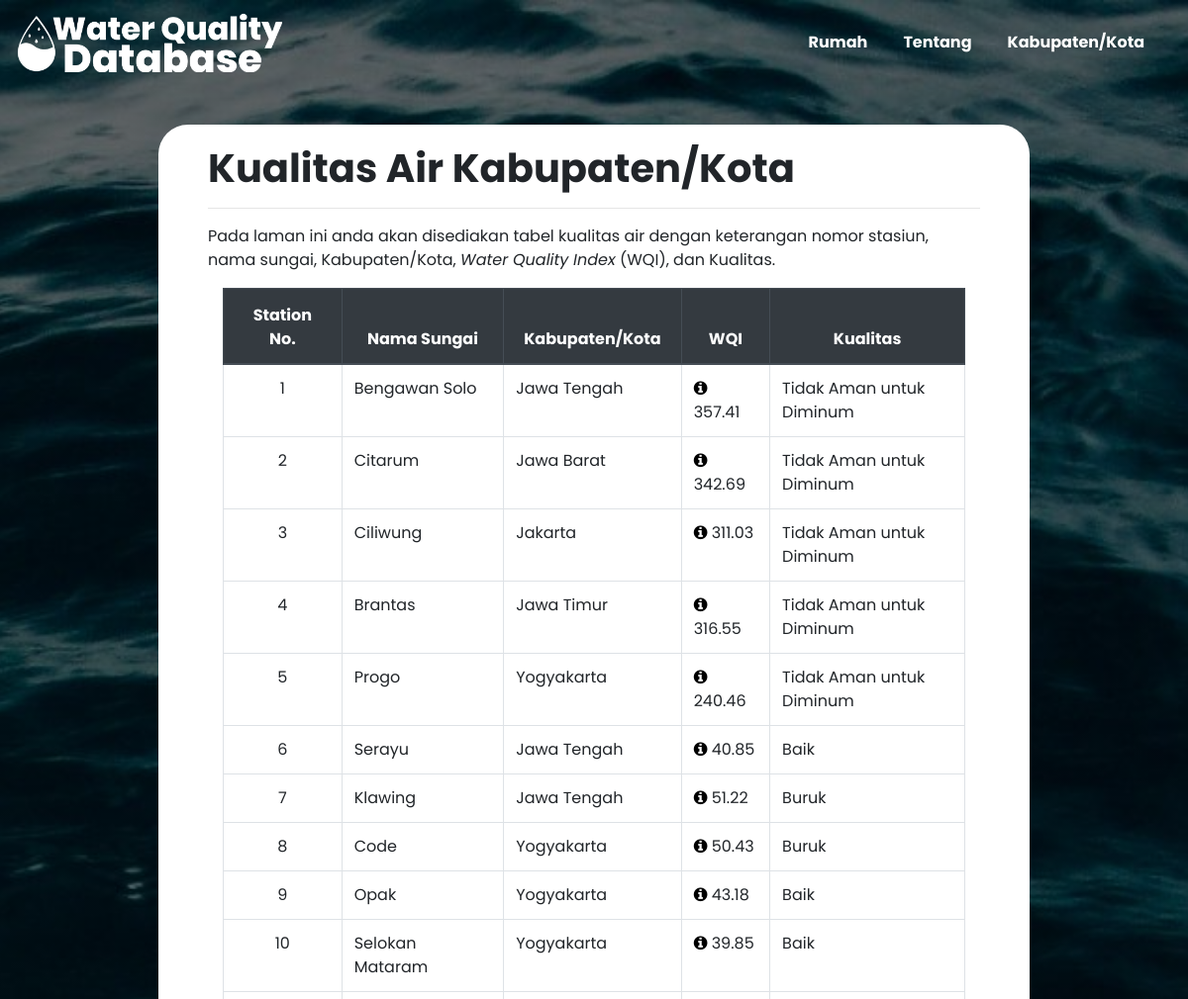
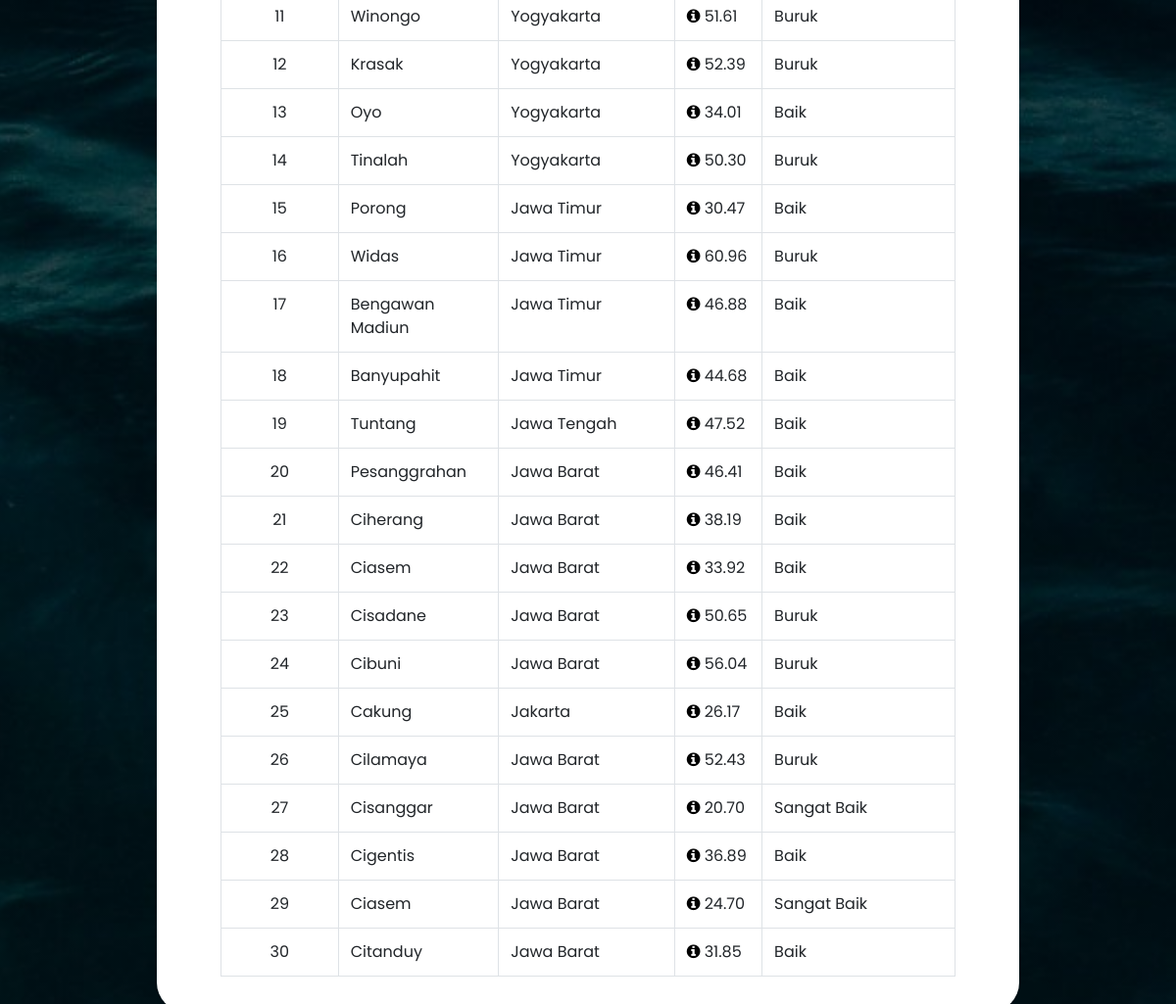
The page /pages/city-region.php on the database its author committed (2 pictures, top to bottom).
### tables this page shows
CREATE TABLE `indikator` (
  `id_sumber` int(11) DEFAULT NULL,
  `ind_pH` float NOT NULL,
  `ind_DO` float NOT NULL,
  `ind_BOD` float NOT NULL,
  `ind_TDS` float NOT NULL,
  `ind_turbidity` float NOT NULL,
  `ind_PO4` float NOT NULL,
  `ind_NO3` float NOT NULL,
  `ind_CI` float NOT NULL,
  `ind_tot_hardness` float NOT NULL,
  `ind_conductivity` float NOT NULL,
  `ind_alkalinity` float NOT NULL
);

CREATE TABLE `sumber_air` (
  `id` int(11) NOT NULL,
  `nama` varchar(255) NOT NULL,
  `lokasi` varchar(255) NOT NULL,
  `jenis` varchar(255) NOT NULL,
  `kualitas` varchar(255) NOT NULL,
  `WQI` int(11) NOT NULL,
  `ind_time` varchar(255) NOT NULL,
  `ind_temp` float NOT NULL
);

### includes/query.php (called while the page is built)
<?php
$sql = "SELECT * FROM sumber_air s, indikator i
WHERE s.id = i.id_sumber";
$result = mysqli_query($conn,$sql);
$rowCount = mysqli_num_rows($result);
?>

### includes/variable.php (called while the page is built)
<?php
$wi_ph = 0.133;
$wi_do = 0.2;
$wi_bod = 0.2;
$wi_tds = 0.001;
$wi_turbidity = 0.2;
$wi_po4 = 0.2;
$wi_no3 = 0.02;
$wi_cl = 0.003;
$wi_hard = 0.002;
$wi_cond = 0.004;
$wi_alk = 0.005;
$si_ph = 7.5;
$si_do = 5;
$si_bod = 5;
$si_tds = 1000;
$si_turbidity = 5;
$si_po4 = 5;
$si_no3 = 50;
$si_cl = 350;
$si_hard = 500;
$si_cond = 250;
$si_alk = 200;
$li_ph = 7;
$li_do = 14.6;
$li_bod = 0;
$li_tds = 0;
$li_turbidity = 0;
$li_po4 = 0;
$li_no3 = 0;
$li_cl = 0;
$li_hard = 0;
$li_cond = 0;
$li_alk = 0;
$wi = array($wi_ph,
    $wi_do,
    $wi_bod,
    $wi_tds,
    $wi_turbidity,
    $wi_po4,
    $wi_no3,
    $wi_cl,
    $wi_hard,
    $wi_cond,
    $wi_alk
);
$si = array($si_ph,
    $si_do,
    $si_bod,
    $si_tds,
    $si_turbidity,
    $si_po4,
    $si_no3,
    $si_cl,
    $si_hard,
    $si_cond,
    $si_alk
);
$li = array($li_ph,
    $li_do,
    $li_bod,
    $li_tds,
    $li_turbidity,
    $li_po4,
    $li_no3,
    $li_cl,
    $li_hard,
    $li_cond,
    $li_alk
);
?>

### includes/function.php (called while the page is built, shortened)
<?php
function calcQi($ind,$si,$li){
    for($i=0;$i<11;++$i){
        $indMinusLi = $ind[$i]-$li[$i];
        $siMinusLi = $si[$i]-$li[$i];
        $qi[]=($indMinusLi/$siMinusLi)*100;
    };
    return $qi;
};
function calcWqi($wi,$qi){
    $sum = 0;
    for($x=0;$x<11;++$x){
        $wiTimesQi = $wi[$x]*$qi[$x];
        $sum = $sum + $wiTimesQi;
    };
    return $sum;
};
function qualityDeterminer($wqi){
    switch($wqi){
        case ($wqi<25):
            $quality='Sangat Baik';
            break;
        case ($wqi<50):
            $quality='Baik';
            break;
        case ($wqi<75):
            $quality='Buruk';
            break;
        default:
            $quality='Tidak Aman untuk Diminum';
            break;
    };
    return $quality;
};
?>

### includes/table.php (the view)
<?php
if($rowCount > 0){
    while($row=mysqli_fetch_assoc($result)){
        $ind_ph = $row['ind_pH'];
        $ind_do = $row['ind_DO'];
        $ind_bod = $row['ind_BOD'];
        $ind_tds = $row['ind_TDS'];
        $ind_turbidity = $row['ind_turbidity'];
        $ind_po4 = $row['ind_PO4'];
        $ind_no3 = $row['ind_NO3'];
        $ind_cl = $row['ind_CI'];
        $ind_hard = $row['ind_tot_hardness'];
        $ind_cond = $row['ind_conductivity'];
        $ind_alk = $row['ind_alkalinity'];
        $ind = array($ind_ph,
            $ind_do,
            $ind_bod,
            $ind_tds,
            $ind_turbidity,
            $ind_po4,
            $ind_no3,
            $ind_cl,
            $ind_hard,
            $ind_cond,
            $ind_alk
        );
        $qi=calcQi($ind,$si,$li);
        $wqi=calcWqi($wi,$qi);
        $wqiString=number_format($wqi,2);
        $quality=qualityDeterminer($wqi);
        echo '<tr>
                <td class="stasion_name">'.$row['id'].'</td>
                <td class="river_name">'.$row['nama'].'</td>
                <td class="location">'.$row['lokasi'].'</td>
                <td class="water_index"><a class="popup-button" onClick="tombol('.$row['id'].')"><i class="fa fa-info-circle" aria-hidden="true"></i></a> '.$wqiString.'</td>
                <td class="quality_index">'.$quality.'</td>
            </tr>';
    };
}else{
    echo "No result found";
};
?>

### includes/header.php (shortened to what this page needs)
<!DOCTYPE html>
<html lang="en">
<head>
    <link rel="stylesheet" href="https://cdn.jsdelivr.net/npm/bootstrap@4.5.3/dist/css/bootstrap.min.css" >
    <link rel="stylesheet" href="../style.css">
    <link rel="stylesheet" href="https://cdnjs.cloudflare.com/ajax/libs/font-awesome/4.7.0/css/font-awesome.min.css">
    <link rel="stylesheet" href="https://cdn.datatables.net/1.10.22/css/dataTables.bootstrap4.min.css">
</head>

### pages/city-region.php (shortened to what this page needs)
<?php
require_once "../includes/header.php"
?>
<?php
include "../includes/query.php";
?>
<?php
include "../includes/variable.php";
?>
<?php
include "../includes/function.php";
?>
<body class="city-page">
    <header class="header1">
        <nav class="navbar navbar-expand-lg navbar-light ">
            <a class="navbar-brand" href="index.html"><img src="../images/logo.png" alt="logo"></a>
            <div class="collapse navbar-collapse" id="navbarNav">
              <ul class="navbar-nav ml-auto">
                <li class="nav-item">
                  <a class="nav-link" href="../index.php">Rumah<span class="sr-only">(current)</span></a>
                </li>
                <li class="nav-item">
                  <a class="nav-link" href="../pages/about.php">Tentang</a>
                </li>
                <li class="nav-item">
                  <a class="nav-link" href="../city-region.php">Kabupaten/Kota</a>
                </li>
              </ul>
            </div>
        </nav>
        <div class="container-2">
            <h1>Kualitas Air Kabupaten/Kota</h1>
            <hr>
            <p class="content-text-2">
              Pada laman ini anda akan disediakan tabel kualitas air dengan keterangan nomor stasiun, nama sungai,
              Kabupaten/Kota, <i>Water Quality Index</i> (WQI), dan Kualitas.
            </p>
            <div class="table">
                <div class="container mb-3 mt-3 ">
                    <table class="table table-bordered mydatatable styleswidth="100%">
                        <thead>
                            <tr class="thead-dark">
                                <th>Station No.</th>
                                <th>Nama Sungai</th>
                                <th>Kabupaten/Kota</th>
                                <th>WQI</th>
                                <th>Kualitas</th>
                            </tr>
                        </thead>
                        <tbody>
                        <?php
                            include '../includes/table.php'
                        ?>
                        </tbody>
                    </table>
                </div>
            </div>
        </div>
    </header>
</body>
<?php
require_once "../includes/footer.php";
?>

### includes/footer.php (shortened to what this page needs)
</html>

### style.css (style rules this page uses)
body { font-family: 'Poppins', sans-serif; background-image:linear-gradient(rgba(0,0,0,0.5), rgba(0,0,0,0.5)), url(./images/3.jpg); height: 100vh; background-size: cover; background-attachment: fixed; background-position: center; }
.header1 { background-image:linear-gradient(rgba(0,0,0,0.5), rgba(0,0,0,0.5)), url(./images/3.jpg); height: 100vh; background-size: cover; background-attachment: fixed; background-position: center; }
.header1 img { height: 60px; }
.navbar .navbar-nav .nav-item .nav-link:link, .navbar .navbar-nav .nav-item .nav-link:visited { color: white; margin-right: 20px; font-weight: bolder; }
.jumbotron h1, p { text-align: center; }
.table { min-width: 400px; background-color: white; border-radius: 5px ; }
.stasion_name, .thead-dark { text-align: center; }
.city-page { overflow: auto; }
.container-2 { margin-left: 10rem; margin-right: 10rem; top: 5%; position: relative; padding: 20px 50px 20px 50px; background-color: white; border-radius: 30px; }
.container-2 h1 { font-weight: bold; }
.content-text-2 { text-align: left; }
.table { margin-left: auto; margin-right: auto; min-width: 400px; }
.table th { text-align:center; padding-left: 20px; padding-right: 20px; }
.table th { padding-top: 15px; }
.popup-button { cursor: pointer; color: black; text-decoration: none; }

### rows shown on the page
indikator: id_sumber "1", id_sumber.nama "Bengawan Solo", id_sumber.lokasi "Jawa Tengah", wqiString "357.41", quality "Tidak Aman untuk Diminum"
indikator: id_sumber "2", id_sumber.nama "Citarum", id_sumber.lokasi "Jawa Barat", wqiString "342.69", quality "Tidak Aman untuk Diminum"
indikator: id_sumber "3", id_sumber.nama "Ciliwung", id_sumber.lokasi "Jakarta", wqiString "311.03", quality "Tidak Aman untuk Diminum"
indikator: id_sumber "4", id_sumber.nama "Brantas", id_sumber.lokasi "Jawa Timur", wqiString "316.55", quality "Tidak Aman untuk Diminum"
indikator: id_sumber "5", id_sumber.nama "Progo", id_sumber.lokasi "Yogyakarta", wqiString "240.46", quality "Tidak Aman untuk Diminum"
indikator: id_sumber "6", id_sumber.nama "Serayu", id_sumber.lokasi "Jawa Tengah", wqiString "40.85", quality "Baik"
indikator: id_sumber "7", id_sumber.nama "Klawing", id_sumber.lokasi "Jawa Tengah", wqiString "51.22", quality "Buruk"
indikator: id_sumber "8", id_sumber.nama "Code", id_sumber.lokasi "Yogyakarta", wqiString "50.43", quality "Buruk"
indikator: id_sumber "9", id_sumber.nama "Opak", id_sumber.lokasi "Yogyakarta", wqiString "43.18", quality "Baik"
indikator: id_sumber "10", id_sumber.nama "Selokan Mataram", id_sumber.lokasi "Yogyakarta", wqiString "39.85", quality "Baik"
indikator: id_sumber "11", id_sumber.nama "Winongo", id_sumber.lokasi "Yogyakarta", wqiString "51.61", quality "Buruk"
indikator: id_sumber "12", id_sumber.nama "Krasak", id_sumber.lokasi "Yogyakarta", wqiString "52.39", quality "Buruk"
indikator: id_sumber "13", id_sumber.nama "Oyo", id_sumber.lokasi "Yogyakarta", wqiString "34.01", quality "Baik"
indikator: id_sumber "14", id_sumber.nama "Tinalah", id_sumber.lokasi "Yogyakarta", wqiString "50.30", quality "Buruk"
indikator: id_sumber "15", id_sumber.nama "Porong", id_sumber.lokasi "Jawa Timur", wqiString "30.47", quality "Baik"
indikator: id_sumber "16", id_sumber.nama "Widas", id_sumber.lokasi "Jawa Timur", wqiString "60.96", quality "Buruk"
indikator: id_sumber "17", id_sumber.nama "Bengawan Madiun", id_sumber.lokasi "Jawa Timur", wqiString "46.88", quality "Baik"
indikator: id_sumber "18", id_sumber.nama "Banyupahit", id_sumber.lokasi "Jawa Timur", wqiString "44.68", quality "Baik"
indikator: id_sumber "19", id_sumber.nama "Tuntang", id_sumber.lokasi "Jawa Tengah", wqiString "47.52", quality "Baik"
indikator: id_sumber "20", id_sumber.nama "Pesanggrahan", id_sumber.lokasi "Jawa Barat", wqiString "46.41", quality "Baik"
indikator: id_sumber "21", id_sumber.nama "Ciherang", id_sumber.lokasi "Jawa Barat", wqiString "38.19", quality "Baik"
indikator: id_sumber "22", id_sumber.nama "Ciasem", id_sumber.lokasi "Jawa Barat", wqiString "33.92", quality "Baik"
indikator: id_sumber "23", id_sumber.nama "Cisadane", id_sumber.lokasi "Jawa Barat", wqiString "50.65", quality "Buruk"
indikator: id_sumber "24", id_sumber.nama "Cibuni", id_sumber.lokasi "Jawa Barat", wqiString "56.04", quality "Buruk"
indikator: id_sumber "25", id_sumber.nama "Cakung", id_sumber.lokasi "Jakarta", wqiString "26.17", quality "Baik"
indikator: id_sumber "26", id_sumber.nama "Cilamaya", id_sumber.lokasi "Jawa Barat", wqiString "52.43", quality "Buruk"
indikator: id_sumber "27", id_sumber.nama "Cisanggar", id_sumber.lokasi "Jawa Barat", wqiString "20.70", quality "Sangat Baik"
indikator: id_sumber "28", id_sumber.nama "Cigentis", id_sumber.lokasi "Jawa Barat", wqiString "36.89", quality "Baik"
indikator: id_sumber "29", id_sumber.nama "Ciasem", id_sumber.lokasi "Jawa Barat", wqiString "24.70", quality "Sangat Baik"
indikator: id_sumber "30", id_sumber.nama "Citanduy", id_sumber.lokasi "Jawa Barat", wqiString "31.85", quality "Baik"
